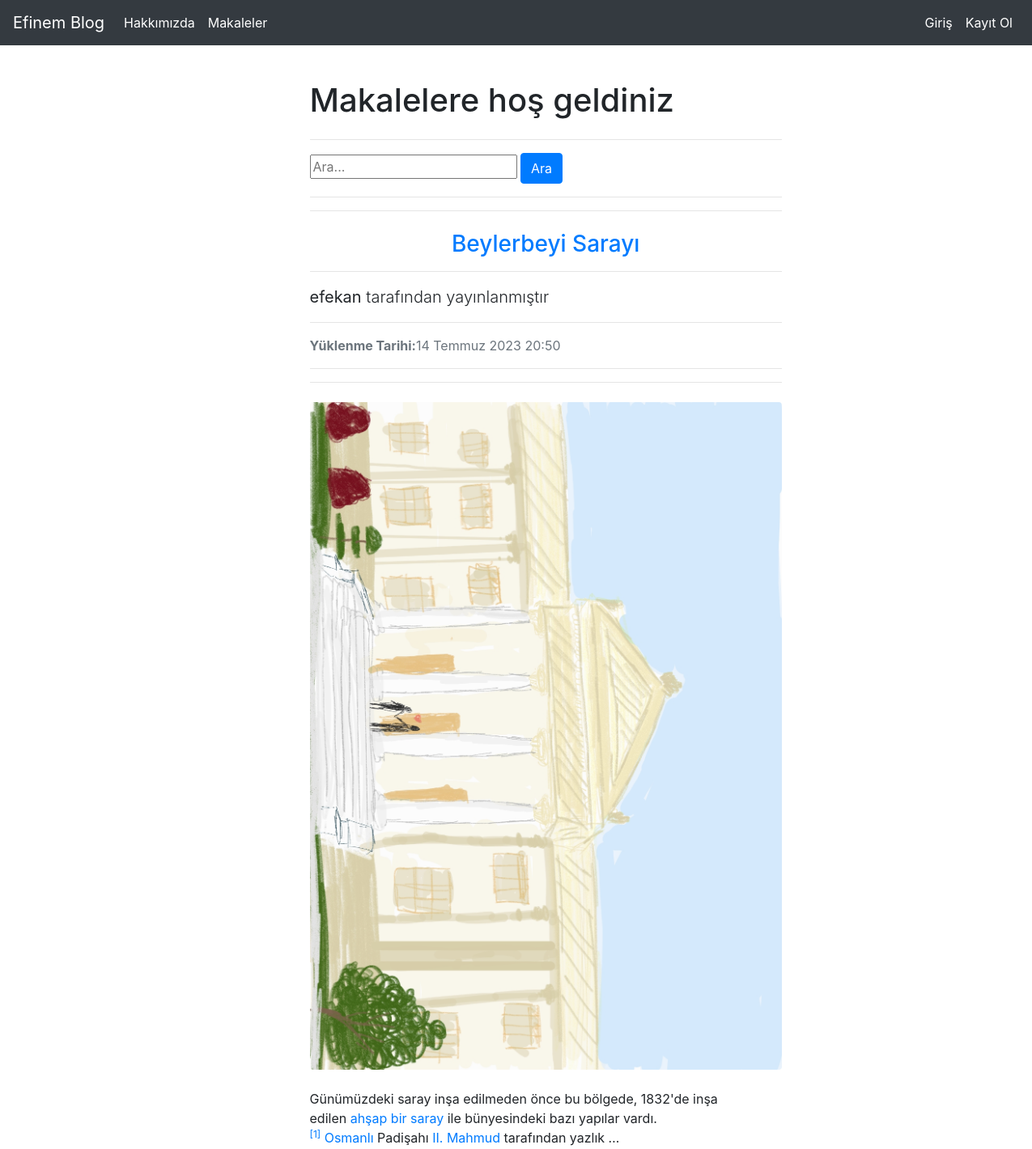
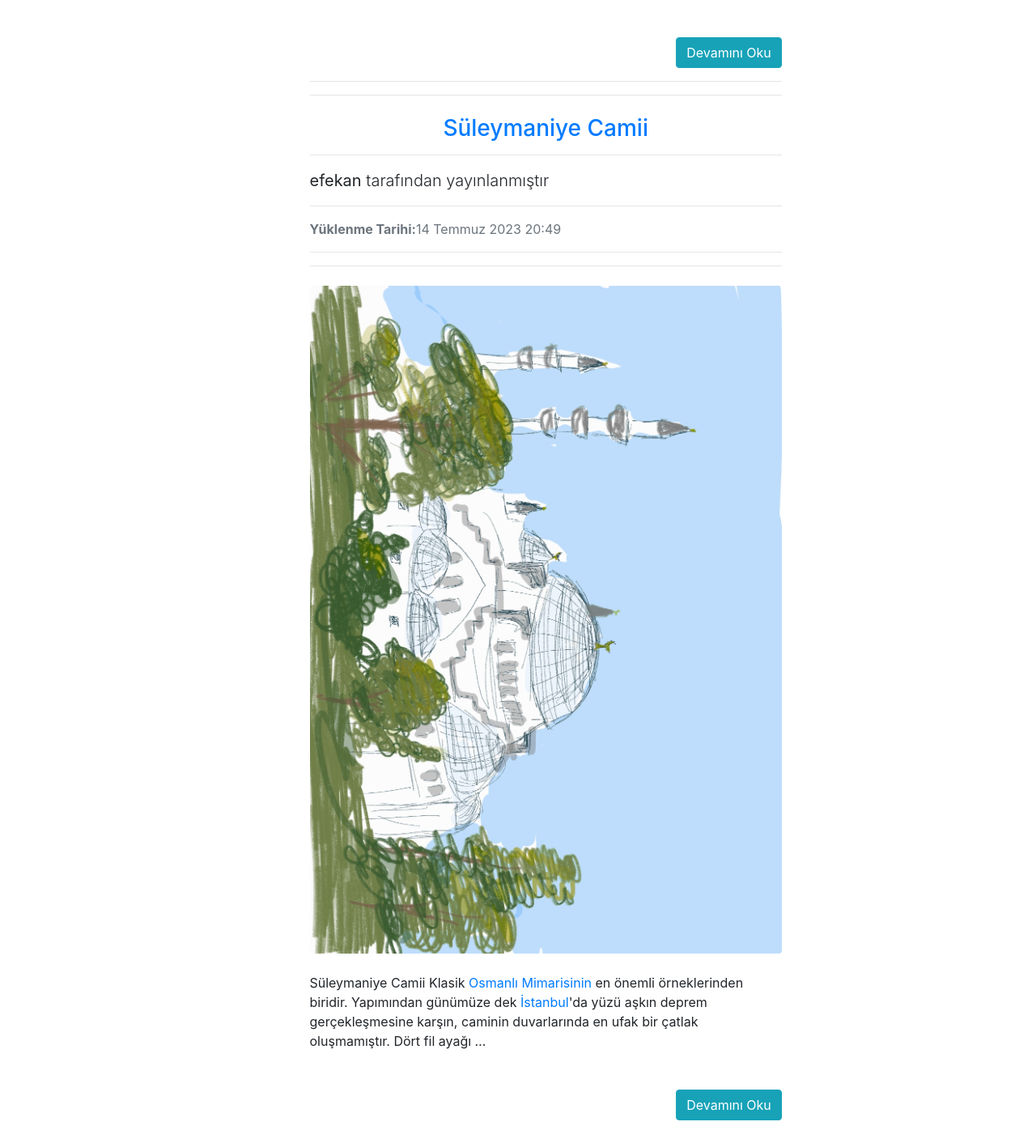
The app's page /articles/ with its own data (2 pictures, top to bottom).
### article/models.py (models this page shows, shortened)
class Article(models.Model):
    author=models.ForeignKey("auth.User", on_delete=models.CASCADE, verbose_name="Yazar")
    title=models.CharField(max_length=50 ,verbose_name="Başlık")
    content=RichTextField()
    created_time=models.DateTimeField(auto_now_add=True, verbose_name="Oluşturulma Tarihi")
    article_image=models.FileField(blank=True,null=True,verbose_name="Makale Görüntü Dosyası")
    class Meta:
        ordering = ['-created_time']

### article/views.py (the view)
# urls.py: path("", views.articles,name="articles"),
def articles(request):
    keyword=request.GET.get("keyword")
    if keyword:
        articles=Article.objects.filter(title__contains=keyword)
        return render(request,"articles.html",{"articles":articles})
    else:
        articles=Article.objects.all()
        context={
        "articles":articles,
        }
        return render(request,"articles.html",context)

### templates/articles.html (shortened to what this page needs)
{% extends "layout.html" %}
{% block body %}
<div class="row">
<div class="col-md-10 offset-md-3">
  <div class="col-lg-8">
<h1>Makalelere hoş geldiniz <small>{{request.user.username}}</small>
</div>
</div>
</div>
<div class="row">
  <div class="col-md-10 offset-md-3">
    <div class="col-lg-8"><hr>
      <form >
        <input type="text" name ="keyword" class="input-sm" maxlength="64" placeholder="Ara...">
         <button type="submit"  class="btn btn-primary ">Ara</button>
        </form>
    </div>
  </div>
  </div>
{% if articles %}
            {% for article in articles %}
            <div class="row">
              <div class="col-md-10 offset-md-3">
              <div class="col-lg-8">
                  <article>
                      <header class="mb-4">
                          <hr><hr>
                          <a href="{%url 'article:detail' article.id%}"><h3 class="mt-4 text-center">{{article.title}}</h3></a>
                          <hr>
                          <p class="lead"><b>{{article.author.username}}</b> tarafından yayınlanmıştır</p><hr>
                          <div class="text-muted fst-italic mb-2"><b>Yüklenme Tarihi:</b>{{article.created_time}}</div><hr><hr>
                      </header>
                      {% if article.article_image %}
                      <a href="{%url 'article:detail' article.id%}"><figure class="mb-4"><img class="img-fluid rounded" src="{{article.article_image.url}}" alt="..." /></figure></a>
                      {% endif %}
                      <section class="mb-5">
                          {{article.content|safe|truncatewords:30}}
                      </section>
                      <a style="float: right;" href="{%url 'article:detail' article.id%}" class="btn btn-info">Devamını Oku</a>
                  </article>
              </div>
          </div>
        </div>
            {% endfor %}
{% else %}
<div class="row">
  <div class="col-md-10 offset-md-3">
    <div class="col-lg-8">
        <div style="margin-top: 10px;" class="alert alert-danger">Makale bulunamadı.</div></div></div></div>
{% endif %}
{% endblock %}

### templates/layout.html (shortened to what this page needs)
{% load static %}
<!DOCTYPE html>
<html lang="en">
<head>
    <link rel="stylesheet" href="{% static 'css/bootstrap.min.css' %}">
</head>
    {% include "includes/navbar.html" %}
    <div style="margin-top: 100px; margin-bottom: 100px;" class="container ">
        {% block body %}{% endblock %}
    </div>
</body>
</html>

### templates/includes/navbar.html (shortened to what this page needs)
<nav class="navbar navbar-expand-md navbar-dark fixed-top bg-dark">
  <a class="navbar-brand" href="{%url 'index'%}">Efinem Blog</a>
  <div class="collapse navbar-collapse" id="navbarCollapse">
    <ul class="navbar-nav mr-auto">
      <li class="nav-item active">
        <a class="nav-link" href="{%url 'about'%}">Hakkımızda</a>
      </li>
      <li class="nav-item active">
        <a class="nav-link" href="{%url 'article:articles'%}">Makaleler</a>
      </li>
    </ul>
    <ul class="navbar-nav ml-auto">
      {% if request.user.is_authenticated %}
      <li class="nav-item active">
        <a class="nav-link" href="{%url 'article:dashboard'%}">Kontrol Paneli</a>
      </li>
      <li class="nav-item active">
        <a class="nav-link" href="{%url 'user:logout'%}">Çıkış</a>
      </li>
      <li class="nav-item active">
        <a class="nav-link" href="/profile">{{request.user.username}}</a>
      </li>
      {% else %}
      <li class="nav-item active">
        <a class="nav-link" href="{%url 'user:login'%}">Giriş</a>
      </li>
      <li class="nav-item active">
        <a class="nav-link" href="{%url 'user:register'%}">Kayıt Ol </a>
      </li>
      {% endif %}
    </ul>
  </div>
</nav>

### records on screen
Article: title "Beylerbeyi Sarayı", author.username "efekan", created_time "14 Temmuz 2023 20:50", article_image (picture), content "Günümüzdeki saray inşa edilmeden önce bu bölgede, 1832'de inşa edilen ahşap bir saray ile bünyesindeki bazı yapılar vardı. [1] Osmanlı Padişahı II. Mahmud tarafından yazlık …"
Article: title "Süleymaniye Camii", author.username "efekan", created_time "14 Temmuz 2023 20:49", article_image (picture), content "Süleymaniye Camii Klasik Osmanlı Mimarisinin en önemli örneklerinden biridir. Yapımından günümüze dek İstanbul 'da yüzü aşkın deprem gerçekleşmesine karşın, caminin duvarlarında en ufak bir çatlak oluşmamıştır. Dört fil ayağı …"
